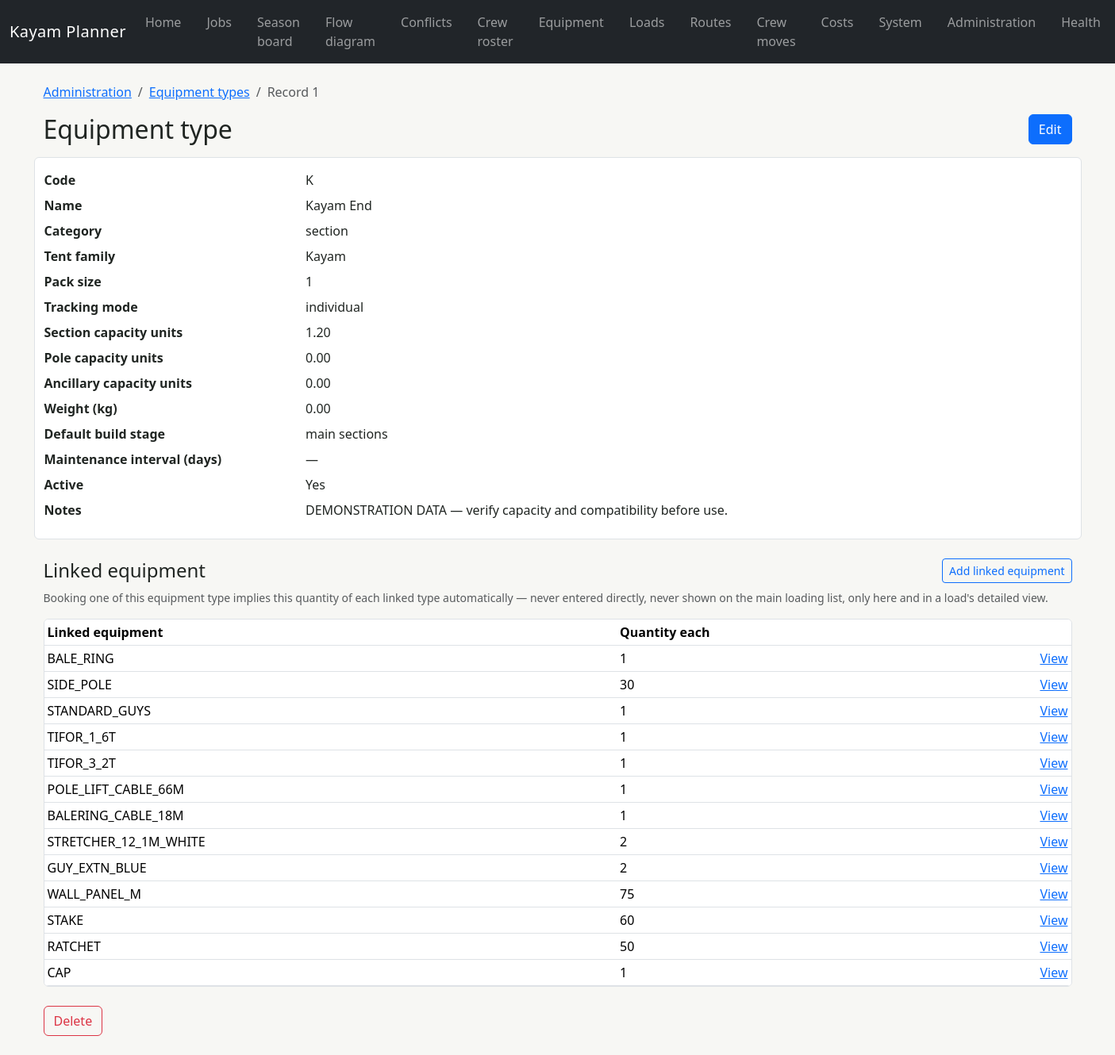
The page /admin/equipment-types/1 on the database its author committed.
### app/models/administration.py (models this page shows)
class EquipmentType(Base):
    __tablename__ = "equipment_types"
    __table_args__ = (
        CheckConstraint("section_capacity_units >= 0", name="section_units_nonnegative"),
        CheckConstraint("pole_capacity_units >= 0", name="pole_units_nonnegative"),
        CheckConstraint("ancillary_capacity_units >= 0", name="ancillary_units_nonnegative"),
        CheckConstraint("weight_kg >= 0", name="weight_nonnegative"),
        CheckConstraint("pack_size > 0", name="pack_size_positive"),
        CheckConstraint(
            "maintenance_interval_days IS NULL OR maintenance_interval_days >= 0",
            name="maintenance_interval_nonnegative",
        ),
    )
    id: Mapped[int] = mapped_column(primary_key=True)
    code: Mapped[str] = mapped_column(String(50), unique=True, index=True)
    name: Mapped[str] = mapped_column(String(150))
    category: Mapped[str] = mapped_column(String(100))
    tent_family_id: Mapped[int | None] = mapped_column(ForeignKey("tent_families.id"))
    tracking_mode: Mapped[TrackingMode] = mapped_column(
        Enum(TrackingMode, native_enum=False, length=20), default=TrackingMode.INDIVIDUAL
    )
    pack_size: Mapped[int] = mapped_column(Integer, default=1)
    section_capacity_units: Mapped[Decimal] = mapped_column(Numeric(10, 2), default=0)
    pole_capacity_units: Mapped[Decimal] = mapped_column(Numeric(10, 2), default=0)
    ancillary_capacity_units: Mapped[Decimal] = mapped_column(Numeric(10, 2), default=0)
    weight_kg: Mapped[Decimal] = mapped_column(Numeric(10, 2), default=0)
    default_build_stage: Mapped[BuildStage] = mapped_column(
        Enum(BuildStage, native_enum=False, length=40),
        default=BuildStage.COMPLETION_AND_ANCILLARY,
    )
    maintenance_interval_days: Mapped[int | None] = mapped_column(Integer)
    active: Mapped[bool] = mapped_column(Boolean, default=True)
    notes: Mapped[str | None] = mapped_column(Text)
    tent_family: Mapped[TentFamily | None] = relationship(
        back_populates="equipment_types", foreign_keys=[tent_family_id]
    )
    assets: Mapped[list[EquipmentAsset]] = relationship(back_populates="equipment_type")
    outgoing_links: Mapped[list[EquipmentLink]] = relationship(
        back_populates="parent_equipment_type",
        foreign_keys="EquipmentLink.parent_equipment_type_id",
        cascade="all, delete-orphan",
    )

class TentFamily(Base):
    __tablename__ = "tent_families"
    __table_args__ = (
        CheckConstraint("pole_count_multiplier != 0", name="pole_multiplier_nonzero"),
        CheckConstraint("default_build_hours >= 0", name="build_hours_nonnegative"),
        CheckConstraint("default_strike_hours >= 0", name="strike_hours_nonnegative"),
        CheckConstraint("minimum_crew >= 0", name="minimum_crew_nonnegative"),
        CheckConstraint("preferred_crew >= minimum_crew", name="preferred_crew_minimum"),
    )
    id: Mapped[int] = mapped_column(primary_key=True)
    name: Mapped[str] = mapped_column(String(100), unique=True, index=True)
    description: Mapped[str | None] = mapped_column(Text)
    pole_equipment_type_id: Mapped[int | None] = mapped_column(ForeignKey("equipment_types.id"))
    pole_count_multiplier: Mapped[int] = mapped_column(Integer, default=2)
    pole_count_offset: Mapped[int] = mapped_column(Integer, default=-2)
    default_build_hours: Mapped[Decimal] = mapped_column(Numeric(8, 2), default=0)
    default_strike_hours: Mapped[Decimal] = mapped_column(Numeric(8, 2), default=0)
    minimum_crew: Mapped[int] = mapped_column(Integer, default=0)
    preferred_crew: Mapped[int] = mapped_column(Integer, default=0)
    active: Mapped[bool] = mapped_column(Boolean, default=True)
    equipment_types: Mapped[list[EquipmentType]] = relationship(
        back_populates="tent_family", foreign_keys="EquipmentType.tent_family_id"
    )
    pole_equipment_type: Mapped[EquipmentType | None] = relationship(
        foreign_keys=[pole_equipment_type_id]
    )

### app/routes/admin.py (the view)
@router.get("/{entity_slug}/{record_id}", response_class=HTMLResponse)
def record_detail(
    request: Request,
    entity_slug: str,
    record_id: int,
    session: SessionDependency,
) -> HTMLResponse:
    definition = get_definition(entity_slug)
    service = AdministrationService(session)
    try:
        record = service.get_record(definition, record_id)
    except RecordNotFoundError as error:
        raise HTTPException(status_code=404, detail=str(error)) from error
    details = [(field.label, service.display_value(record, field)) for field in definition.fields]
    components = []
    if isinstance(record, EquipmentType):
        components = [
            {
                "id": link.id,
                "equipment_type": link.child_equipment_type.code,
                "quantity": link.quantity_per_parent,
                "stage": "",
            }
            for link in record.outgoing_links
        ]
    return templates.TemplateResponse(
        request=request,
        name="admin/detail.html",
        context={
            "entity": definition,
            "record": record,
            "details": details,
            "components": components,
        },
    )

### app/templates/admin/detail.html (shortened to what this page needs)
{% extends "base.html" %}
{% block content %}
  <nav aria-label="Breadcrumb">
    <ol class="breadcrumb small">
      <li class="breadcrumb-item"><a href="/admin">Administration</a></li>
      <li class="breadcrumb-item"><a href="/admin/{{ entity.slug }}">{{ entity.plural }}</a></li>
      <li class="breadcrumb-item active" aria-current="page">Record {{ record.id }}</li>
    </ol>
  </nav>
  <div class="d-flex justify-content-between align-items-start gap-3 mb-3">
    <h1 class="h2 mb-0">{{ entity.singular }}</h1>
    <a class="btn btn-primary" href="/admin/{{ entity.slug }}/{{ record.id }}/edit">Edit</a>
  </div>
  <dl class="row bg-white border rounded py-3 mb-4 admin-detail">
    {% for label, value in details %}
      <dt class="col-sm-4 col-lg-3">{{ label }}</dt>
      <dd class="col-sm-8 col-lg-9">{{ value }}</dd>
    {% endfor %}
  </dl>
  {% if entity.slug == "equipment-types" %}
    <section class="mb-4" aria-labelledby="component-heading">
      <div class="d-flex justify-content-between align-items-center mb-2">
        <h2 id="component-heading" class="h4 mb-0">Linked equipment</h2>
        <a class="btn btn-sm btn-outline-primary"
           href="/admin/equipment-links/new?parent_equipment_type_id={{ record.id }}">Add linked equipment</a>
      </div>
      <p class="text-muted small">
        Booking one of this equipment type implies this quantity of each linked type
        automatically — never entered directly, never shown on the main loading list, only here
        and in a load's detailed view.
      </p>
      <div class="table-responsive border rounded bg-white">
        <table class="table table-sm mb-0">
          <thead><tr><th>Linked equipment</th><th>Quantity each</th><th></th></tr></thead>
          <tbody>
            {% for component in components %}
              <tr>
                <td>{{ component.equipment_type }}</td>
                <td>{{ component.quantity }}</td>
                <td class="text-end"><a href="/admin/equipment-links/{{ component.id }}">View</a></td>
              </tr>
            {% else %}
              <tr><td colspan="3" class="text-secondary text-center py-3">No linked equipment.</td></tr>
            {% endfor %}
          </tbody>
        </table>
      </div>
    </section>
  {% endif %}
  <form method="post" action="/admin/{{ entity.slug }}/{{ record.id }}/delete"
        onsubmit="return confirm('Delete this {{ entity.singular|lower }}?');">
    <button class="btn btn-outline-danger" type="submit">Delete</button>
  </form>
{% endblock %}

### app/static/css/app.css (style rules this page uses)
:root { --kayam-focus: #f3b61f; }
body { background: #f7f7f4; color: #202522; }
.admin-detail dt, .admin-detail dd { margin-bottom: 0.5rem; }

### rows shown on the page
EquipmentType: id "1", label "Name", name "Kayam End", label "Category", category "section", label "Notes", notes "DEMONSTRATION DATA — verify capacity and compatibility before use."
TentFamily: label "Tent family", name "Kayam"
EquipmentType: equipment_type "BALE_RING", quantity "1"
EquipmentType: equipment_type "SIDE_POLE", quantity "30"
EquipmentType: equipment_type "STANDARD_GUYS", quantity "1"
EquipmentType: equipment_type "TIFOR_1_6T", quantity "1"
EquipmentType: equipment_type "TIFOR_3_2T", quantity "1"
EquipmentType: equipment_type "POLE_LIFT_CABLE_66M", quantity "1"
EquipmentType: equipment_type "BALERING_CABLE_18M", quantity "1"
EquipmentType: equipment_type "STRETCHER_12_1M_WHITE", quantity "2"
EquipmentType: equipment_type "GUY_EXTN_BLUE", quantity "2"
EquipmentType: equipment_type "WALL_PANEL_M", quantity "75"
EquipmentType: equipment_type "STAKE", quantity "60"
EquipmentType: equipment_type "RATCHET", quantity "50"
EquipmentType: equipment_type "CAP", quantity "1"

### other values the page prints
{{ entity.plural }} "Equipment types"
{{ entity.singular }} "Equipment type"
{{ label }} "Code" "Pack size" "Tracking mode" "Section capacity units" "Pole capacity units" "Ancillary capacity units" "Weight (kg)" "Default build stage" "Maintenance interval (days)" "Active"
{{ value }} "K" "1" "individual" "1.20" "0.00" "0.00" "0.00" "main sections" "—" "Yes"
